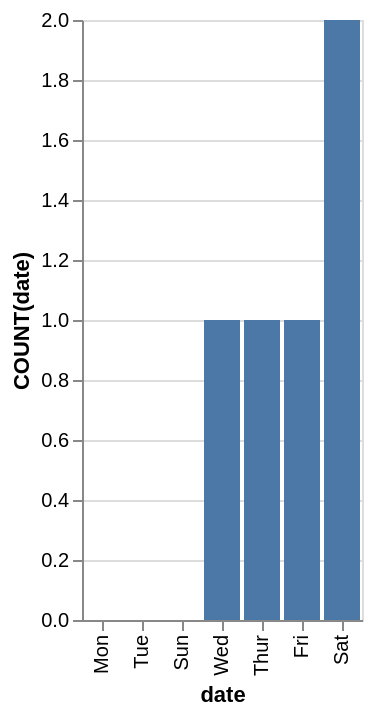

The Vega-Lite source for this figure:
### Vega-Lite specification from a JSON file in a GitHub repository (floating-point values rounded to 4 significant figures)
{"data": {"values": [{"x_data": "Mon", "y_data": 0}, {"x_data": "Tue", "y_data": 0}, {"x_data": "Wed", "y_data": 1}, {"x_data": "Thur", "y_data": 1}, {"x_data": "Fri", "y_data": 1}, {"x_data": "Sat", "y_data": 2}, {"x_data": "Sun", "y_data": 0}]}, "mark": "bar", "encoding": {"x": {"field": "x_data", "type": "nominal", "title": "date", "sort": {"op": "sum", "field": "y_data", "order": "ascending"}}, "y": {"field": "y_data", "type": "quantitative", "title": "COUNT(date)"}}}
